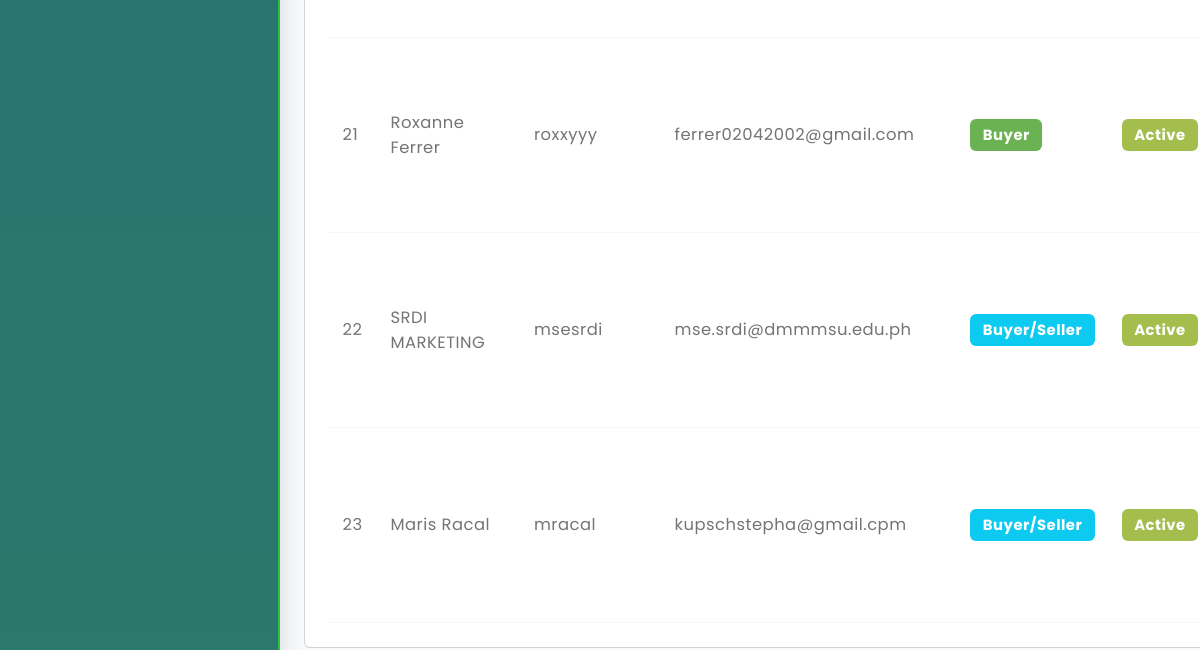
The page /admin/manageusers.php (signed in, lower part) on the database as committed earlier.
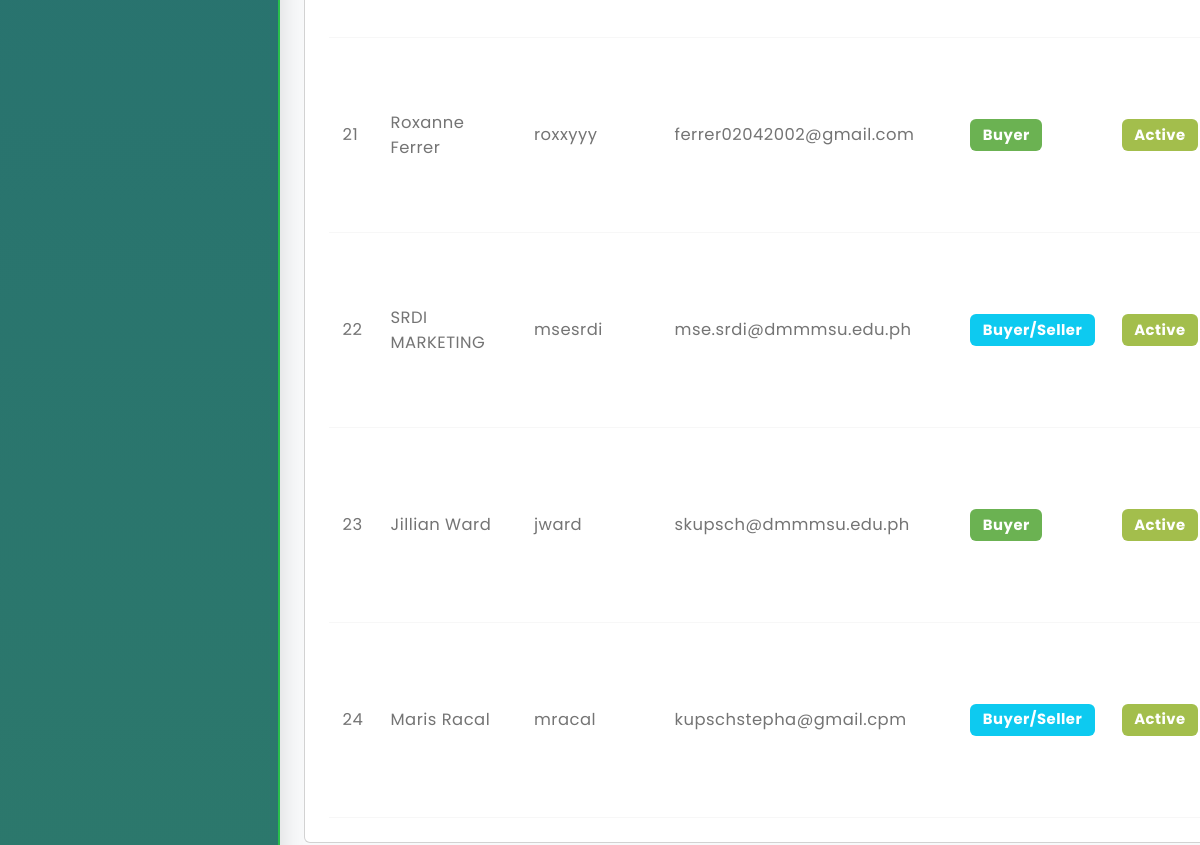
The same page on the database as committed later.
### tables this page shows
CREATE TABLE `buyers` (
  `buyer_id` int(11) NOT NULL AUTO_INCREMENT,
  `fullname` varchar(100) NOT NULL,
  `username` varchar(50) NOT NULL,
  `phone_number` varchar(20) NOT NULL,
  `email` varchar(100) NOT NULL,
  `password` varchar(255) NOT NULL,
  `address` text DEFAULT NULL,
  `documents` varchar(255) DEFAULT NULL,
  `status` enum('active','blocked') DEFAULT 'active',
  `created_at` timestamp NOT NULL DEFAULT current_timestamp(),
  `updated_at` timestamp NOT NULL DEFAULT current_timestamp() ON UPDATE current_timestamp(),
  `last_login` datetime DEFAULT NULL,
  `ecocoins_balance` decimal(10,2) NOT NULL DEFAULT 0.00,
  `reset_token` varchar(255) DEFAULT NULL,
  `reset_token_expires` datetime DEFAULT NULL,
  `reset_required` tinyint(1) DEFAULT 0,
  `failed_attempts` int(11) DEFAULT 0,
  `last_failed_attempt` datetime DEFAULT NULL,
  PRIMARY KEY (`buyer_id`),
  UNIQUE KEY `username` (`username`),
  UNIQUE KEY `email` (`email`)
);

### admin/manageusers.php (the view, shortened to what the changed rows need)
<?php
include 'adminheader.php';
require_once '../config/database.php';
try {
    $statusColumnExists = false;
    try {
        $stmt = $pdo->prepare("SHOW COLUMNS FROM Buyers LIKE 'status'");
        $stmt->execute();
        $statusColumnExists = $stmt->rowCount() > 0;
    } catch (PDOException $e) {
        $statusColumnExists = false;
    }
    if ($statusColumnExists) {
        $stmt = $pdo->prepare("
            SELECT buyer_id as id, fullname, username, email, phone_number, address, 'buyer' as user_type,
                   COALESCE(status, 'active') as status, created_at, NULL as business_docs
            FROM Buyers
        ");
    } else {
        $stmt = $pdo->prepare("
            SELECT buyer_id as id, fullname, username, email, phone_number, address, 'buyer' as user_type,
                   'active' as status, created_at, NULL as business_docs
            FROM Buyers
        ");
    }
    $stmt->execute();
    $buyers = $stmt->fetchAll();
    $stmt = $pdo->prepare("
        SELECT seller_id as id, fullname, username, email, phone_number, address, 'seller' as user_type,
               status, created_at, NULL as business_docs
        FROM Sellers
    ");
    $stmt->execute();
    $sellers = $stmt->fetchAll();
    $userAccounts = [];
    foreach ($buyers as $buyer) {
        $key = strtolower($buyer['email']);
        if (!isset($userAccounts[$key])) {
            $userAccounts[$key] = [
                'buyer' => $buyer,
                'seller' => null
            ];
        } else {
            $userAccounts[$key]['buyer'] = $buyer;
        }
    }
    foreach ($sellers as $seller) {
        $key = strtolower($seller['email']);
        if (!isset($userAccounts[$key])) {
            $userAccounts[$key] = [
                'buyer' => null,
                'seller' => $seller
            ];
        } else {
            $userAccounts[$key]['seller'] = $seller;
        }
    }
    $users = [];
    foreach ($userAccounts as $email => $accounts) {
        if ($accounts['buyer'] && $accounts['seller']) {
            $combinedUser = $accounts['buyer'];
            $combinedUser['user_type'] = 'buyer/seller';
            $combinedUser['buyer_id'] = $accounts['buyer']['id'];
            $combinedUser['seller_id'] = $accounts['seller']['id'];
            $combinedUser['buyer_status'] = $accounts['buyer']['status'];
            $combinedUser['seller_status'] = $accounts['seller']['status'];
            if (strtotime($accounts['buyer']['created_at']) < strtotime($accounts['seller']['created_at'])) {
                $combinedUser['created_at'] = $accounts['buyer']['created_at'];
            } else {
                $combinedUser['created_at'] = $accounts['seller']['created_at'];
            }
            $users[] = $combinedUser;
        } elseif ($accounts['buyer']) {
            $users[] = $accounts['buyer'];
        } elseif ($accounts['seller']) {
            $users[] = $accounts['seller'];
        }
    }
    usort($users, function($a, $b) {
        return strtotime($a['created_at']) - strtotime($b['created_at']);
    });
} catch (PDOException $e) {
    $users = [];
    $error_message = "Failed to load users: " . $e->getMessage();
}
?>
<div class="container users-fixed-panel" style="padding-top:40px;">
  <div class="mb-3">
  <br>
  <div class="card p-4">
    <div style="overflow-x:auto;">
    <table class="table table-hover align-middle" style="min-width:700px;">
      <tbody>
        <?php
        $i = 0;
        foreach ($users as $user):
        ?>
        <tr>
          <td><?php echo ++$i; ?></td>
          <td><?php echo htmlspecialchars($user['fullname']); ?></td>
          <td><?php echo htmlspecialchars($user['username']); ?></td>
          <td><?php echo htmlspecialchars($user['email']); ?></td>
          <td>
            <?php if ($user['user_type'] == 'buyer/seller'): ?>
              <span class="badge bg-info">Buyer/Seller</span>
            <?php else: ?>
              <span class="badge bg-<?php echo $user['user_type'] == 'buyer' ? 'primary' : 'warning'; ?>">
                <?php echo ucfirst($user['user_type']); ?>
              </span>
            <?php endif; ?>
          </td>
          <td>
            <?php if ($user['user_type'] == 'buyer/seller'): ?>
              <?php
              $buyerActive = ($user['buyer_status'] != 'blocked');
              $sellerActive = ($user['seller_status'] == 'approved' || $user['seller_status'] == 'active');
              if ($buyerActive && $sellerActive): ?>
                <span class="badge bg-success">Active</span>
              <?php elseif ($user['buyer_status'] == 'blocked'): ?>
                <span class="badge bg-danger">Blocked</span>
              <?php elseif ($user['seller_status'] == 'pending'): ?>
                <span class="badge bg-warning">Pending</span>
              <?php elseif ($user['seller_status'] == 'rejected'): ?>
                <span class="badge bg-danger">Rejected</span>
              <?php else: ?>
                <span class="badge bg-success">Active</span>
              <?php endif; ?>
            <?php elseif ($user['user_type'] == 'buyer'): ?>
              <?php if ($user['status'] == 'blocked'): ?>
                <span class="badge bg-danger">Blocked</span>
              <?php else: ?>
                <span class="badge bg-success">Active</span>
              <?php endif; ?>
            <?php endif; ?>
          </td>
        </tr>
        <?php endforeach; ?>
      </tbody>
    </table>
  </div>
</div>
</body>
</html>

Rows that differ between the two databases and show on the page:
added buyers: fullname "Jillian Ward", username "jward", email "skupsch@dmmmsu.edu.ph", user_type "Buyer", shows "Active"
